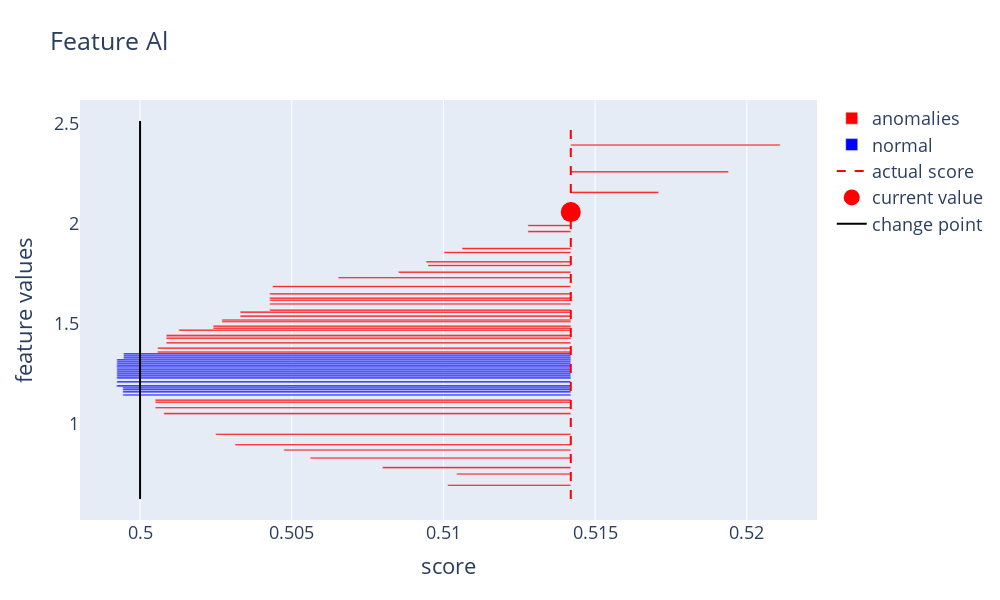

The notebook cell this image was saved under:
### Markdown cell above
Feature exploration plot (explore feature 'Al')

### Code cell
acme_loc_fig_fe = acme_loc.feature_exploration(local=True, plot=True, feature="Al")
acme_loc_fig_fe.update_layout(width=10*100, height=6*100, font_size=18)
acme_loc_fig_fe.show()

### Figure 1 — Plotly figure (JSON) as saved in the notebook; plotly's stock layout.template omitted (floating-point values rounded to 4 significant figures)
{"data": [{"base": 0.5142, "hovertemplate": "Prediction: %{x}<br>Feature value: %{y}", "marker": {"color": "red"}, "name": "anomalies", "orientation": "h", "type": "bar", "width": 0.008, "x": [0, -0.004056, -0.00376, -0.006204, -0.008586, -0.009458, -0.01107, -0.0117, -0.01341, -0.0137, -0.0137, -0.0137, -0.01362, -0.01362, -0.01362, -0.01333, -0.01333, -0.01333, -0.01333, -0.01333, -0.01292, -0.01179, -0.01179, -0.0115, -0.0115, -0.01089, -0.01089, -0.01089, -0.01089, -0.01089, -0.009923, -0.009923, -0.009923, -0.009923, -0.009923, -0.009827, -0.007665, -0.005678, -0.004706, -0.004767, -0.004175, -0.003582, -0.001413, -0.001413, 0, 0, 0.002895, 0.005197, 0.006901], "y": [2.06, 0.694, 0.75, 0.7821, 0.83, 0.87, 0.8963, 0.9492, 1.052, 1.081, 1.11, 1.12, 1.36, 1.36, 1.38, 1.406, 1.43, 1.43, 1.44, 1.444, 1.47, 1.48, 1.49, 1.513, 1.521, 1.54, 1.54, 1.54, 1.56, 1.56, 1.57, 1.601, 1.62, 1.63, 1.651, 1.688, 1.732, 1.76, 1.793, 1.811, 1.859, 1.878, 1.963, 1.994, 2.064, 2.09, 2.159, 2.262, 2.396]}, {"base": 0.5142, "hovertemplate": "Prediction: %{x}<br>Feature value: %{y}", "marker": {"color": "blue"}, "name": "normal", "orientation": "h", "type": "bar", "width": 0.008, "x": [-0.01476, -0.01476, -0.01476, -0.01476, -0.01496, -0.01496, -0.01496, -0.01496, -0.01496, -0.01496, -0.01496, -0.01496, -0.01496, -0.01496, -0.01496, -0.01496, -0.01496, -0.01496, -0.01496, -0.01474, -0.01474, -0.01474], "y": [1.145, 1.16, 1.171, 1.18, 1.19, 1.19, 1.21, 1.23, 1.23, 1.24, 1.25, 1.26, 1.27, 1.28, 1.287, 1.29, 1.3, 1.31, 1.32, 1.33, 1.34, 1.35]}, {"hovertemplate": "Actual score", "line": {"color": "red", "dash": "dash", "width": 2}, "mode": "lines", "name": "actual score", "type": "scatter", "x": [0.5142, 0.5142], "y": [0.6246, 2.516]}, {"hovertemplate": "Actual feature value<br> Prediction: %{x}<br>Value: %{y}", "marker": {"color": "red", "size": 20}, "mode": "markers", "name": "current value", "type": "scatter", "x": [0.5142], "y": [2.06]}, {"hovertemplate": "Changepoint", "line": {"color": "black", "width": 2}, "mode": "lines", "name": "change point", "type": "scatter", "x": [0.5, 0.5], "y": [0.6246, 2.516]}], "layout": {"autosize": true, "font": {"size": 18}, "height": 600, "title": {"text": "Feature Al"}, "width": 1000, "xaxis": {"autorange": true, "range": [0.498, 0.5223], "title": {"text": "score"}, "type": "linear"}, "yaxis": {"autorange": true, "range": [0.5195, 2.621], "title": {"text": "feature values"}, "type": "linear"}}}
